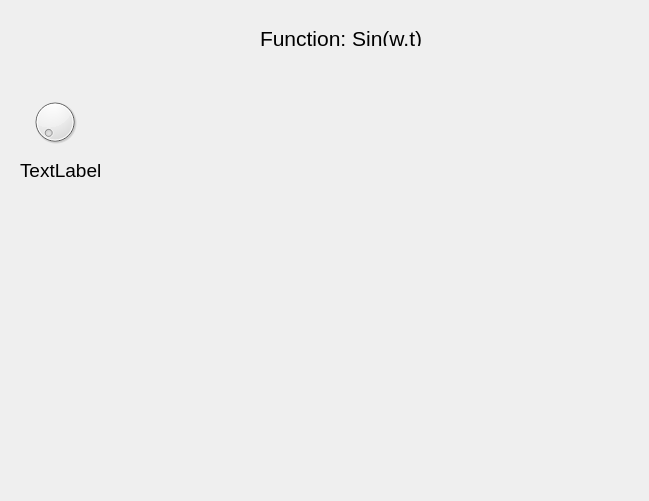
<?xml version="1.0" encoding="UTF-8"?>
<ui version="4.0">
 <class>Form</class>
 <widget class="QWidget" name="Form">
  <property name="geometry">
   <rect>
    <x>0</x>
    <y>0</y>
    <width>649</width>
    <height>501</height>
   </rect>
  </property>
  <property name="windowTitle">
   <string>Form</string>
  </property>
  <widget class="QLabel" name="label">
   <property name="geometry">
    <rect>
     <x>260</x>
     <y>30</y>
     <width>171</width>
     <height>16</height>
    </rect>
   </property>
   <property name="font">
    <font>
     <pointsize>16</pointsize>
    </font>
   </property>
   <property name="text">
    <string>Function: Sin(w.t)</string>
   </property>
  </widget>
  <widget class="MatplotlibWidget" name="matplotlibwidget">
   <property name="geometry">
    <rect>
     <x>130</x>
     <y>80</y>
     <width>400</width>
     <height>300</height>
    </rect>
   </property>
  </widget>
  <widget class="QDial" name="dial">
   <property name="geometry">
    <rect>
     <x>30</x>
     <y>90</y>
     <width>50</width>
     <height>64</height>
    </rect>
   </property>
  </widget>
  <widget class="QLabel" name="label_2">
   <property name="geometry">
    <rect>
     <x>20</x>
     <y>160</y>
     <width>81</width>
     <height>21</height>
    </rect>
   </property>
   <property name="font">
    <font>
     <pointsize>14</pointsize>
    </font>
   </property>
   <property name="text">
    <string>TextLabel</string>
   </property>
  </widget>
 </widget>
 <customwidgets>
  <customwidget>
   <class>MatplotlibWidget</class>
   <extends>QWidget</extends>
   <header>matplotlibwidget</header>
  </customwidget>
 </customwidgets>
 <resources/>
 <connections>
  <connection>
   <sender>dial</sender>
   <signal>valueChanged(int)</signal>
   <receiver>label_2</receiver>
   <slot>setNum(int)</slot>
   <hints>
    <hint type="sourcelabel">
     <x>46</x>
     <y>125</y>
    </hint>
    <hint type="destinationlabel">
     <x>50</x>
     <y>169</y>
    </hint>
   </hints>
  </connection>
  <connection>
   <sender>dial</sender>
   <signal>valueChanged(int)</signal>
   <receiver>matplotlibwidget</receiver>
   <slot>update()</slot>
   <hints>
    <hint type="sourcelabel">
     <x>74</x>
     <y>112</y>
    </hint>
    <hint type="destinationlabel">
     <x>136</x>
     <y>111</y>
    </hint>
   </hints>
  </connection>
 </connections>
</ui>
